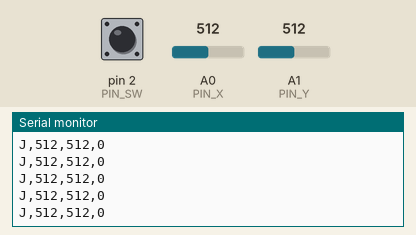
Recording of a sketch running on a simulated Arduino Uno, built with avr-gcc and run on an emulated ATmega328P. On the bench: the last lines printed to the serial monitor. The test bench sets the inputs (shaded band); at power-on: A0 (PIN_X) = 512, A1 (PIN_Y) = 512, pin 2 (PIN_SW) HIGH.

Above: at 1.2 s.
1.3 s: A0 (PIN_X) set to 716
At 2.2 s:
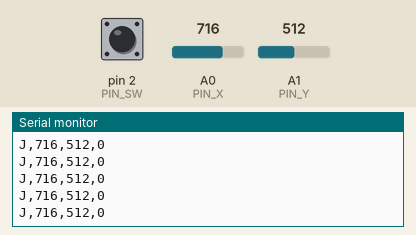
2.8 s: A1 (PIN_Y) set to 716
At 3.9 s:
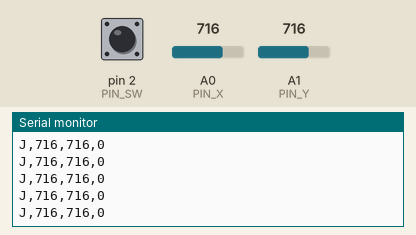
4.3 s: pin 2 (PIN_SW) pulled LOW for 0.15 s
5.9 s: A0 (PIN_X) set to 900
At 6.6 s:
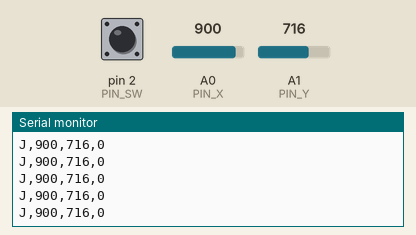
7.4 s: pin 2 (PIN_SW) pulled LOW for 1 s
At 8.1 s:
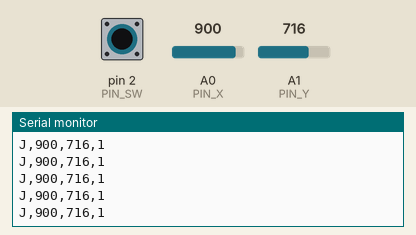
9.9 s: A1 (PIN_Y) set to 900
At 10.7 s:
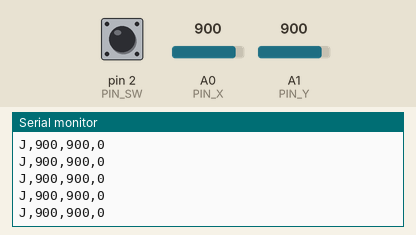
Timing chart, 0 to 12.4 s (numbered marks = the images above; inputs shaded):
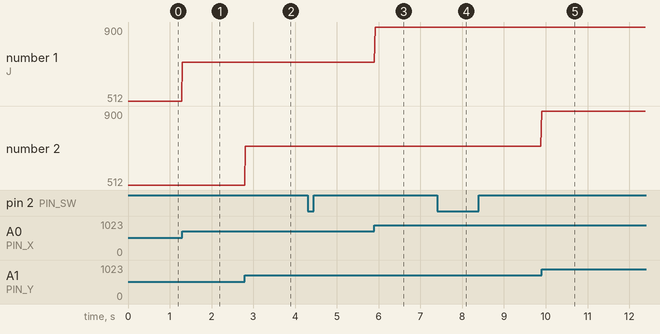

The sketch:

joystick.ino
```cpp
// アナログ・ジョイスティック(KY-023 など)→ パソコンへ送る。StackChan の「ずんだの チャリはしり」を、スティックでジャンプさせる。
// 配線(Arduino UNO): GND→GND / +5V→5V / VRx→A0 / VRy→A1 / SW→D2
// 送る形: "J,x,y,b" を 50 回/秒(x・y は 0〜1023、b は ボタンを押している間 1)。115200bps。
const int PIN_X = A0, PIN_Y = A1, PIN_SW = 2;

void setup() {
  Serial.begin(115200);
  pinMode(PIN_SW, INPUT_PULLUP);          // ボタンは、押すと LOW
}

void loop() {
  int x = analogRead(PIN_X), y = analogRead(PIN_Y), b = digitalRead(PIN_SW) == LOW ? 1 : 0;
  Serial.print("J,"); Serial.print(x); Serial.print(','); Serial.print(y); Serial.print(','); Serial.println(b);
  delay(20);
}
```

Measured:
- after the input at 1.3 s, the serial monitor: prints a new line at once (image 1)
- after the input at 2.8 s, the serial monitor: prints a new line at once (image 2)
- after the input at 5.9 s, the serial monitor: prints a new line at once (image 3)
- after the input at 7.4 s, the serial monitor: prints a new line at once (image 4)
- after the input at 9.9 s, the serial monitor: prints a new line at once (image 5)
- plotted number 1: 512 → 716 after the input at 1.3 s, 716 → 900 after the input at 5.9 s
